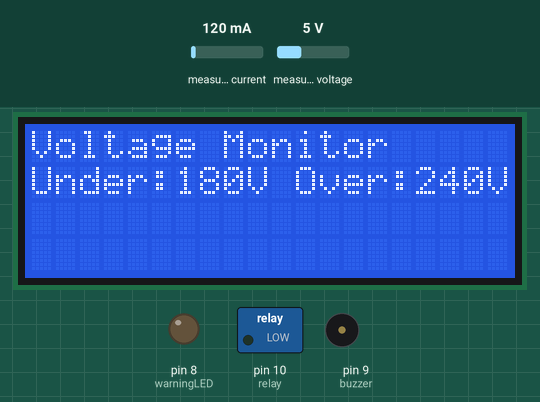
This sketch was run on a simulated Arduino Nano, built with avr-gcc and run on an emulated ATmega328P. On the bench: 20×4 character LCD, switched loads named in the sketch (green lamp = pin HIGH), output pins drawn as LEDs (lit = HIGH), buzzer (waves = sounding, pin HIGH). Inputs (shaded band) come from the test bench; at power-on: measured voltage 5 V, measured current 120 mA.

Above: at 2.1 s.
At 5.3 s:
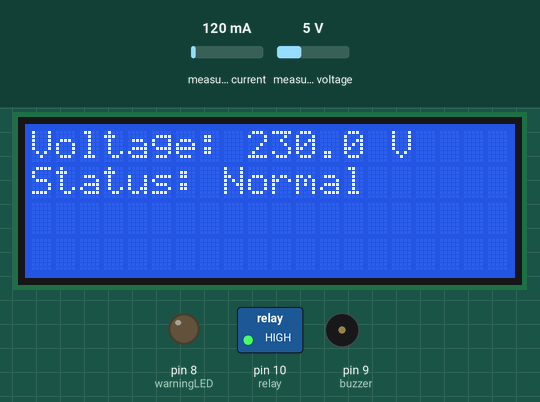
5.4 s: measured voltage set to 0.3 V
At 7.2 s:
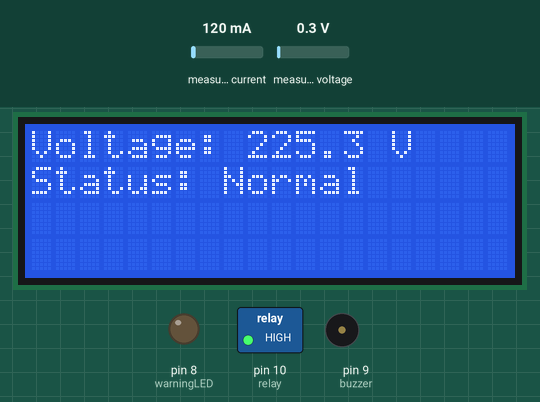
7.9 s: measured voltage set to 3.8 V
At 9.7 s:
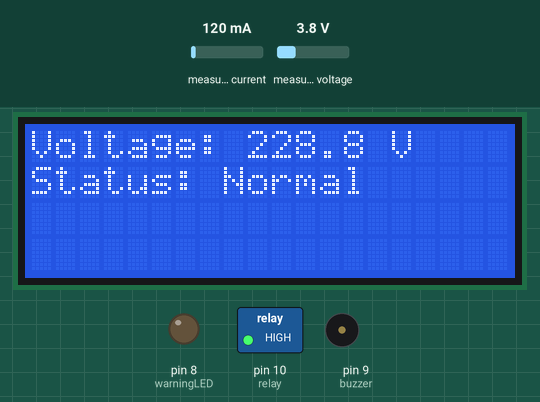
10.0 s: measured voltage set to 7.5 V
At 11.0 s:
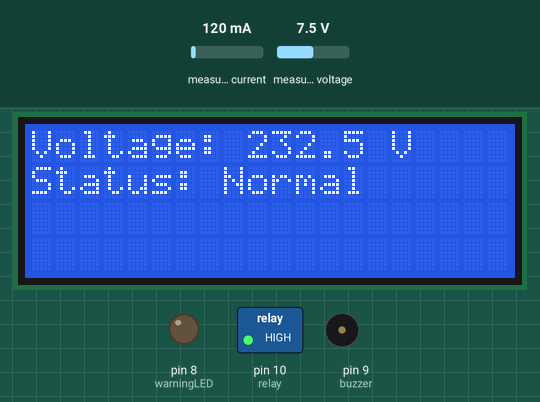
Timing chart, 0 to 13.0 s (numbered marks = the images above; inputs shaded):
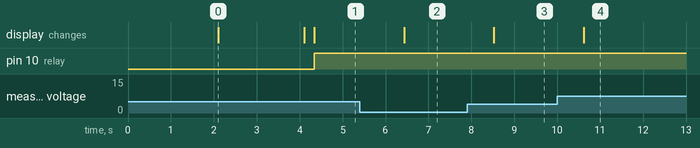

The sketch:

over_under_voltage_protection.ino
```cpp
/*
 * Overvoltage And Undervoltage Protection System - Arduino Nano Version
 *
 * Reference article:
 * https://circuitdiagrams.in/overvoltage-and-undervoltage-protection-system/
 *
 * Required libraries:
 *  - EmonLib            https://github.com/openenergymonitor/EmonLib
 *  - LiquidCrystal_I2C  https://github.com/fdebrabander/Arduino-LiquidCrystal-I2C-library
 *
 * Connections:
 *  - ZMPT101B (or 9V AC transformer + voltage divider) OUT -> A0
 *  - Relay Module IN  -> D10
 *  - Buzzer (+)       -> D9
 *  - LED anode        -> D8 (via 220 ohm resistor)
 */

#include <Wire.h>
#include <LiquidCrystal_I2C.h>
#include <EmonLib.h>  // EmonLib for voltage measurement

const int relay = 10;      // Relay connected to pin 10
const int buzzer = 9;      // Buzzer connected to pin 9
const int warningLED = 8;  // LED connected to pin 8

EnergyMonitor emon;
float current_Volts;
unsigned long printPeriod = 1000;
unsigned long previousMillis = 0;
LiquidCrystal_I2C lcd(0x27, 20, 4);  // I2C LCD: 20x4

void setup() {
  lcd.init();
  lcd.backlight();

  pinMode(relay, OUTPUT);
  pinMode(buzzer, OUTPUT);
  pinMode(warningLED, OUTPUT);

  digitalWrite(buzzer, LOW);
  digitalWrite(warningLED, LOW);

  emon.voltage(A0, 234.0, 1.7);  // Calibration: adjust if needed

  lcd.setCursor(0, 0);
  lcd.print("Voltage Monitor");
  delay(2000);
  lcd.setCursor(0, 1);
  lcd.print("Under:180V Over:240V");
  delay(2000);
  lcd.clear();
}

void loop() {
  emon.calcVI(20, 2000);       // Sample voltage
  current_Volts = emon.Vrms;   // Read RMS voltage

  if (millis() - previousMillis >= printPeriod) {
    previousMillis = millis();

    // Display voltage
    lcd.setCursor(0, 0);
    lcd.print("Voltage: ");
    lcd.print(current_Volts, 1);
    lcd.print(" V     ");

    // Voltage range checks
    if (current_Volts < 180) {
      lcd.setCursor(0, 1);
      lcd.print("Status: Under Volt ");
      digitalWrite(relay, LOW);
      digitalWrite(buzzer, HIGH);
      digitalWrite(warningLED, HIGH);
    } else if (current_Volts > 240) {
      lcd.setCursor(0, 1);
      lcd.print("Status: Over Volt  ");
      digitalWrite(relay, LOW);
      digitalWrite(buzzer, HIGH);
      digitalWrite(warningLED, HIGH);
    } else {
      lcd.setCursor(0, 1);
      lcd.print("Status: Normal     ");
      digitalWrite(relay, HIGH);
      digitalWrite(buzzer, LOW);
      digitalWrite(warningLED, LOW);
    }
  }
}
```

Measured:
- after the input at 5.4 s, the display: changes after 1.0 s (image 2)
- after the input at 7.9 s, the display: changes after 0.62 s (image 3)
- after the input at 10.0 s, the display: changes after 0.62 s (image 4)
- what the display in image 0 shows lasts 2.0 s, from 2.1 s to 4.1 s
